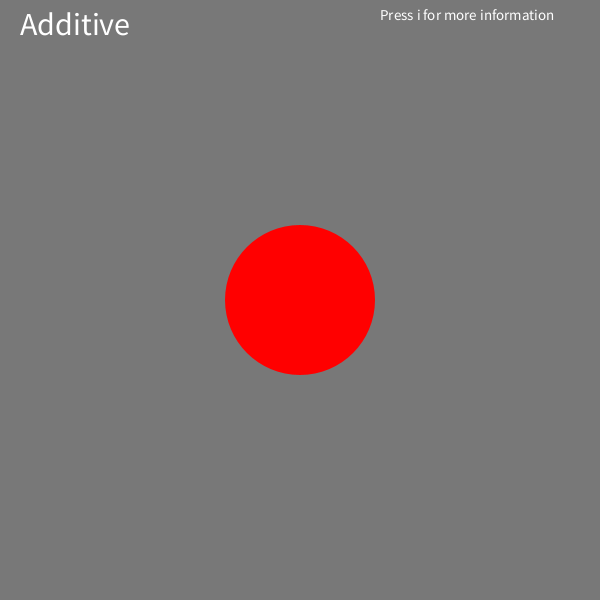
Frame 1 (no input)
Frame 60 (the mouse pressed at the canvas centre just before this capture): identical to frame 1, image omitted
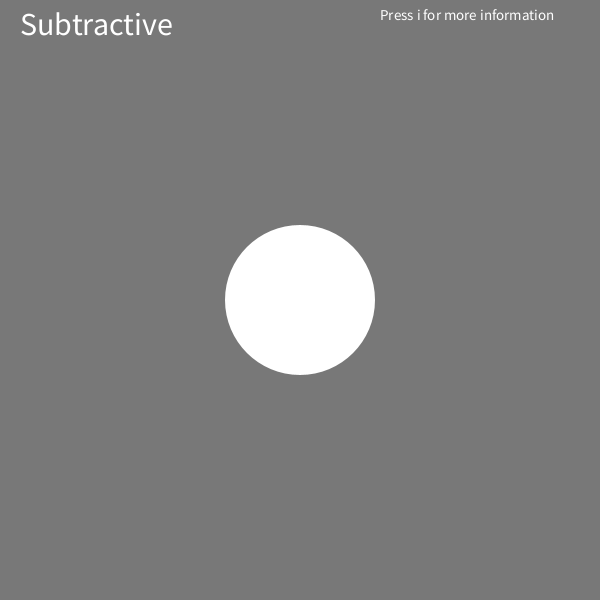
Frame 120 (the mouse held since frame 60 and released just before this capture)

The Processing sketch that drew these frames (run headless with seeded random() and noise(); from frame 60 on, the mouse is pressed at the canvas centre):

// Processing sketch: processing_161292
// ── processing_161292.pde

float flip = 1;
float bgcolor = 120;
float kcolor = 0;
float rcolor = 0;
float gcolor = 0;
float bcolor = 0;
float infoflip = 0;
float color1 = 0;
float color2 = 0;
float color3 = 0;
float bgflip = 0;
float newbg1 = 0;
float newbg2 = 0;
float newbg3 = 0;


void setup() {
  size(600,600);
  textSize(32);
}

void draw() {
  if (bgflip == 0){
  background(bgcolor);
  }
  else if (bgflip == 1){
    background(newbg1,newbg2,newbg3);
  }
  noStroke();
 
 
 if (flip == 0){ 
   fill(255,255,255);
   textSize(32);
   text("Subtractive", 20,35);
   //text(color1-kcolor, 20, 60);
   //text(color2-kcolor, 20, 90);
   //text(color3-kcolor, 20, 120);
  // text (kcolor, 20, 150);
  
   rcolor = ((255-(300-mouseY))-abs(300-mouseX));
   gcolor = (255-(((mouseY-300)+(300-mouseX))/2));
   bcolor = (255-(((mouseX-300)+(mouseY-300))/2));
    if (rcolor < 256){
     if (rcolor > 0){
      color1 = rcolor;
     }
     else{
       color1 = 0;
     }
   }
   else{
     color1 = 255;
   }
   if (gcolor < 256){
     if (gcolor>0){
     color2 = gcolor;
     }
     else{
       color2 = 0;
     }
   }
   else{
     color2 = 255;
   }
   if (bcolor < 256){
     if (bcolor >0){
     color3 = bcolor;
     }
     else{
       color3 = 0;
     }
   }
   else{
     color3 = 255;
   }
  fill(color1-kcolor,color2-kcolor,color3-kcolor);
  
 }
 else{
   fill(255,255,255);
   textSize(32);
   text("Additive", 20,35);
   rcolor = (((300-mouseY))+abs(300-mouseX));
   gcolor = ((((mouseY-300)+(300-mouseX))/2));
   bcolor = ((((mouseX-300)+(mouseY-300))/2));
   if (rcolor < 256){
     if (rcolor > 0){
      color1 = rcolor;
     }
     else{
       color1 = 0;
     }
   }
   else{
     color1 = 255;
   }
   if (gcolor < 256){
     if (gcolor>0){
     color2 = gcolor;
     }
     else{
       color2 = 0;
     }
   }
   else{
     color2 = 255;
   }
   if (bcolor < 256){
     if (bcolor >0){
     color3 = bcolor;
     }
     else{
       color3 = 0;
     }
   }
   else{
     color3 = 255;
   }
  fill(color1+kcolor, color2+kcolor, color3+kcolor);
 }
  ellipse(300,300,150,150);
  if (infoflip==0){
    textSize(15);
    fill(255,255,255);
    text("Press i for more information", 380,20);
  }
  else if (infoflip==1){
    textSize(15);
    fill(255,255,255);
    text("Move the mouse from the center to the top, bottom left, and bottom right to",10,430);
    text("manipulate the color of the circle.", 50, 450);
    text("Click to switch between additive and subtractive colors.",10,470);
    text("Press the up and down arrow keys to change the gray value of the background.",10,490);
    text("Press the spacebar to change the background to the current color of the circle.",10,510);
    text("Press the spacebar again to return the background to grayscale.",10,530);
    text("Press the left and right arrow keys to change the darkness of the circle's color.",10,550);
    text("Press enter to reset the circle's darkness value.",10,570);
    text("Press i to hide this information.",10,590);
  }
}

void mousePressed(){
  if (flip == 0){
    flip = 1;
  }
  else{
    flip = 0;
  }
}

void keyPressed() {
  if (key == CODED) {
    if (keyCode == UP) {
      bgcolor = bgcolor + 10;
    }
    else if (keyCode == DOWN) {
      bgcolor = bgcolor - 10;
    }
    else if (keyCode == LEFT) {
      if (kcolor>10){
      kcolor = kcolor - 10;
    }
    }
    else if (keyCode == RIGHT) {
      if (kcolor<245){
      kcolor = kcolor + 10;
    }
    }
    
  }
  if (keyCode == ENTER) {
      kcolor = 0;
    }
    if (key == ' ') {
      if (bgflip == 1){
     
      bgflip = 0;
    }
    else {
       if (flip == 0){
        newbg1 = color1-kcolor;
        newbg2 = color2-kcolor;
        newbg3 = color3-kcolor;
        
      }
      else if (flip == 1){
        newbg1 = color1+kcolor;
        newbg2 = color2+kcolor;
        newbg3 = color3+kcolor;
        
      }
      bgflip = 1;
    }
    }
  if (key == 'i') {
      if (infoflip == 0){
        infoflip = 1;
      }
      else if (infoflip == 1){
        infoflip = 0;
      }
    }
}
